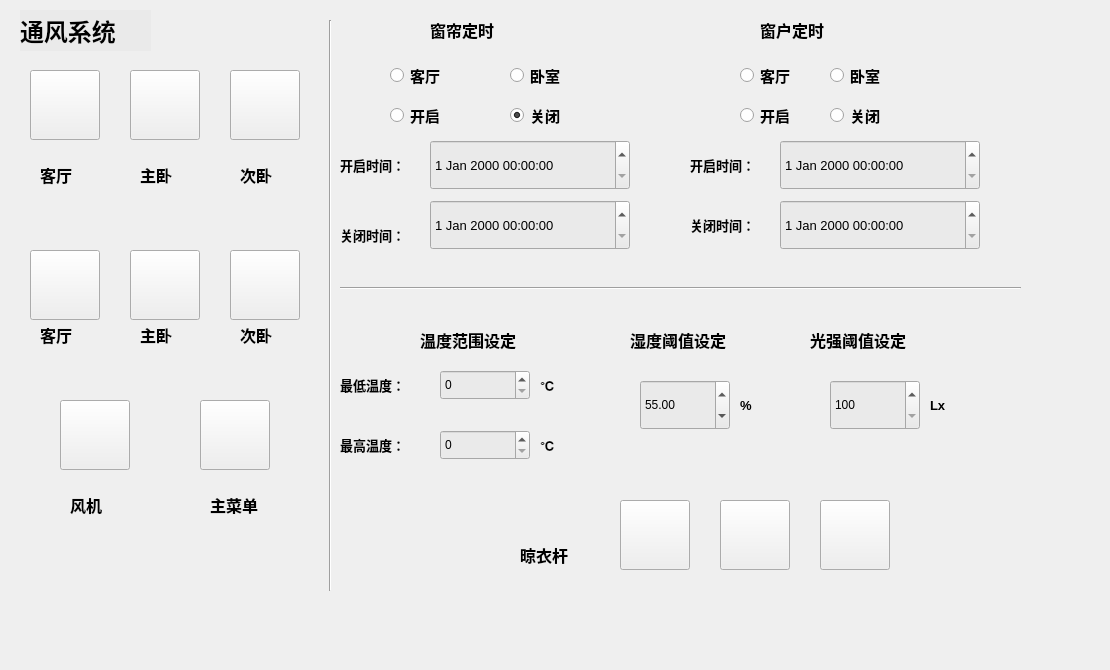
<?xml version="1.0" encoding="UTF-8"?>
<ui version="4.0">
 <class>TF_Menu</class>
 <widget class="QWidget" name="TF_Menu">
  <property name="geometry">
   <rect>
    <x>0</x>
    <y>0</y>
    <width>1110</width>
    <height>670</height>
   </rect>
  </property>
  <property name="windowTitle">
   <string>TF_Menu</string>
  </property>
  <widget class="QLabel" name="label_18">
   <property name="geometry">
    <rect>
     <x>340</x>
     <y>370</y>
     <width>90</width>
     <height>30</height>
    </rect>
   </property>
   <property name="font">
    <font>
     <family>Arial</family>
     <pointsize>10</pointsize>
     <weight>75</weight>
     <bold>true</bold>
    </font>
   </property>
   <property name="text">
    <string>最低温度：</string>
   </property>
  </widget>
  <widget class="QDateTimeEdit" name="StopTime1">
   <property name="geometry">
    <rect>
     <x>430</x>
     <y>200</y>
     <width>200</width>
     <height>50</height>
    </rect>
   </property>
   <property name="font">
    <font>
     <family>Arial</family>
     <pointsize>10</pointsize>
    </font>
   </property>
   <property name="styleSheet">
    <string notr="true">background-color: rgb(234, 234, 234);</string>
   </property>
  </widget>
  <widget class="QSpinBox" name="light_intensity">
   <property name="geometry">
    <rect>
     <x>830</x>
     <y>380</y>
     <width>90</width>
     <height>50</height>
    </rect>
   </property>
   <property name="styleSheet">
    <string notr="true">background-color: rgb(234, 234, 234);</string>
   </property>
   <property name="minimum">
    <number>100</number>
   </property>
   <property name="maximum">
    <number>999</number>
   </property>
   <property name="singleStep">
    <number>10</number>
   </property>
  </widget>
  <widget class="QLabel" name="label_15">
   <property name="geometry">
    <rect>
     <x>340</x>
     <y>220</y>
     <width>90</width>
     <height>30</height>
    </rect>
   </property>
   <property name="font">
    <font>
     <family>Arial</family>
     <pointsize>10</pointsize>
     <weight>75</weight>
     <bold>true</bold>
    </font>
   </property>
   <property name="text">
    <string>关闭时间：</string>
   </property>
  </widget>
  <widget class="QDateTimeEdit" name="StopTime2">
   <property name="geometry">
    <rect>
     <x>780</x>
     <y>200</y>
     <width>200</width>
     <height>50</height>
    </rect>
   </property>
   <property name="font">
    <font>
     <family>Arial</family>
     <pointsize>10</pointsize>
    </font>
   </property>
   <property name="styleSheet">
    <string notr="true">background-color: rgb(234, 234, 234);</string>
   </property>
  </widget>
  <widget class="QLabel" name="label_25">
   <property name="geometry">
    <rect>
     <x>930</x>
     <y>390</y>
     <width>30</width>
     <height>30</height>
    </rect>
   </property>
   <property name="font">
    <font>
     <family>Arial</family>
     <pointsize>10</pointsize>
     <weight>75</weight>
     <bold>true</bold>
    </font>
   </property>
   <property name="text">
    <string>Lx</string>
   </property>
  </widget>
  <widget class="QDoubleSpinBox" name="humidity">
   <property name="geometry">
    <rect>
     <x>640</x>
     <y>380</y>
     <width>90</width>
     <height>50</height>
    </rect>
   </property>
   <property name="styleSheet">
    <string notr="true">background-color: rgb(234, 234, 234);</string>
   </property>
   <property name="minimum">
    <double>45.000000000000000</double>
   </property>
   <property name="maximum">
    <double>100.000000000000000</double>
   </property>
   <property name="value">
    <double>55.000000000000000</double>
   </property>
  </widget>
  <widget class="QLabel" name="label_21">
   <property name="geometry">
    <rect>
     <x>540</x>
     <y>430</y>
     <width>30</width>
     <height>30</height>
    </rect>
   </property>
   <property name="font">
    <font>
     <family>Arial</family>
     <pointsize>10</pointsize>
     <weight>75</weight>
     <bold>true</bold>
    </font>
   </property>
   <property name="text">
    <string>℃</string>
   </property>
  </widget>
  <widget class="QLabel" name="label_4">
   <property name="geometry">
    <rect>
     <x>240</x>
     <y>160</y>
     <width>50</width>
     <height>30</height>
    </rect>
   </property>
   <property name="font">
    <font>
     <family>Arial</family>
     <pointsize>12</pointsize>
     <weight>75</weight>
     <bold>true</bold>
    </font>
   </property>
   <property name="text">
    <string>次卧</string>
   </property>
  </widget>
  <widget class="QLabel" name="label_14">
   <property name="geometry">
    <rect>
     <x>340</x>
     <y>150</y>
     <width>90</width>
     <height>30</height>
    </rect>
   </property>
   <property name="font">
    <font>
     <family>Arial</family>
     <pointsize>10</pointsize>
     <weight>75</weight>
     <bold>true</bold>
    </font>
   </property>
   <property name="text">
    <string>开启时间：</string>
   </property>
  </widget>
  <widget class="QLabel" name="label_23">
   <property name="geometry">
    <rect>
     <x>810</x>
     <y>330</y>
     <width>130</width>
     <height>20</height>
    </rect>
   </property>
   <property name="font">
    <font>
     <family>Arial</family>
     <pointsize>12</pointsize>
     <weight>75</weight>
     <bold>true</bold>
    </font>
   </property>
   <property name="text">
    <string>光强阈值设定</string>
   </property>
  </widget>
  <widget class="QSpinBox" name="tem_min">
   <property name="geometry">
    <rect>
     <x>440</x>
     <y>370</y>
     <width>90</width>
     <height>30</height>
    </rect>
   </property>
   <property name="styleSheet">
    <string notr="true">background-color: rgb(234, 234, 234);</string>
   </property>
   <property name="maximum">
    <number>50</number>
   </property>
  </widget>
  <widget class="QLabel" name="label_11">
   <property name="geometry">
    <rect>
     <x>430</x>
     <y>20</y>
     <width>131</width>
     <height>20</height>
    </rect>
   </property>
   <property name="font">
    <font>
     <family>Arial</family>
     <pointsize>12</pointsize>
     <weight>75</weight>
     <bold>true</bold>
    </font>
   </property>
   <property name="text">
    <string>窗帘定时</string>
   </property>
  </widget>
  <widget class="QPushButton" name="win_bed2">
   <property name="geometry">
    <rect>
     <x>230</x>
     <y>250</y>
     <width>70</width>
     <height>70</height>
    </rect>
   </property>
   <property name="styleSheet">
    <string notr="true">border-image: url(:/window.png);</string>
   </property>
   <property name="text">
    <string/>
   </property>
  </widget>
  <widget class="QLabel" name="label_9">
   <property name="geometry">
    <rect>
     <x>520</x>
     <y>540</y>
     <width>65</width>
     <height>30</height>
    </rect>
   </property>
   <property name="font">
    <font>
     <family>Arial</family>
     <pointsize>12</pointsize>
     <weight>75</weight>
     <bold>true</bold>
    </font>
   </property>
   <property name="text">
    <string>晾衣杆</string>
   </property>
  </widget>
  <widget class="QLabel" name="label_17">
   <property name="geometry">
    <rect>
     <x>690</x>
     <y>210</y>
     <width>90</width>
     <height>30</height>
    </rect>
   </property>
   <property name="font">
    <font>
     <family>Arial</family>
     <pointsize>10</pointsize>
     <weight>75</weight>
     <bold>true</bold>
    </font>
   </property>
   <property name="text">
    <string>关闭时间：</string>
   </property>
  </widget>
  <widget class="QLabel" name="label">
   <property name="geometry">
    <rect>
     <x>20</x>
     <y>10</y>
     <width>131</width>
     <height>41</height>
    </rect>
   </property>
   <property name="font">
    <font>
     <family>Arial</family>
     <pointsize>18</pointsize>
     <weight>75</weight>
     <bold>true</bold>
    </font>
   </property>
   <property name="styleSheet">
    <string notr="true">background-color: rgb(234, 234, 234);</string>
   </property>
   <property name="text">
    <string>通风系统</string>
   </property>
  </widget>
  <widget class="QRadioButton" name="radioButton3">
   <property name="geometry">
    <rect>
     <x>740</x>
     <y>100</y>
     <width>70</width>
     <height>30</height>
    </rect>
   </property>
   <property name="font">
    <font>
     <family>Arial</family>
     <pointsize>11</pointsize>
     <weight>75</weight>
     <bold>true</bold>
    </font>
   </property>
   <property name="text">
    <string>开启</string>
   </property>
  </widget>
  <widget class="QRadioButton" name="radioButton1">
   <property name="geometry">
    <rect>
     <x>390</x>
     <y>100</y>
     <width>70</width>
     <height>30</height>
    </rect>
   </property>
   <property name="font">
    <font>
     <family>Arial</family>
     <pointsize>11</pointsize>
     <weight>75</weight>
     <bold>true</bold>
    </font>
   </property>
   <property name="text">
    <string>开启</string>
   </property>
  </widget>
  <widget class="Line" name="line">
   <property name="geometry">
    <rect>
     <x>320</x>
     <y>20</y>
     <width>20</width>
     <height>571</height>
    </rect>
   </property>
   <property name="orientation">
    <enum>Qt::Vertical</enum>
   </property>
  </widget>
  <widget class="QPushButton" name="cur_bed1">
   <property name="geometry">
    <rect>
     <x>130</x>
     <y>70</y>
     <width>70</width>
     <height>70</height>
    </rect>
   </property>
   <property name="styleSheet">
    <string notr="true">border-image: url(:/curtain.png);</string>
   </property>
   <property name="text">
    <string/>
   </property>
  </widget>
  <widget class="QDateTimeEdit" name="StartTime1">
   <property name="geometry">
    <rect>
     <x>430</x>
     <y>140</y>
     <width>200</width>
     <height>50</height>
    </rect>
   </property>
   <property name="font">
    <font>
     <family>Arial</family>
     <pointsize>10</pointsize>
    </font>
   </property>
   <property name="styleSheet">
    <string notr="true">background-color: rgb(234, 234, 234);</string>
   </property>
  </widget>
  <widget class="QPushButton" name="win_living">
   <property name="geometry">
    <rect>
     <x>30</x>
     <y>250</y>
     <width>70</width>
     <height>70</height>
    </rect>
   </property>
   <property name="styleSheet">
    <string notr="true">border-image: url(:/window.png);</string>
   </property>
   <property name="text">
    <string/>
   </property>
  </widget>
  <widget class="QLabel" name="label_24">
   <property name="geometry">
    <rect>
     <x>740</x>
     <y>390</y>
     <width>30</width>
     <height>30</height>
    </rect>
   </property>
   <property name="font">
    <font>
     <family>Arial</family>
     <pointsize>10</pointsize>
     <weight>75</weight>
     <bold>true</bold>
    </font>
   </property>
   <property name="text">
    <string>%</string>
   </property>
  </widget>
  <widget class="QLabel" name="label_12">
   <property name="geometry">
    <rect>
     <x>760</x>
     <y>20</y>
     <width>130</width>
     <height>20</height>
    </rect>
   </property>
   <property name="font">
    <font>
     <family>Arial</family>
     <pointsize>12</pointsize>
     <weight>75</weight>
     <bold>true</bold>
    </font>
   </property>
   <property name="text">
    <string>窗户定时</string>
   </property>
  </widget>
  <widget class="QSpinBox" name="tem_max">
   <property name="geometry">
    <rect>
     <x>440</x>
     <y>430</y>
     <width>90</width>
     <height>30</height>
    </rect>
   </property>
   <property name="styleSheet">
    <string notr="true">background-color: rgb(234, 234, 234);</string>
   </property>
   <property name="maximum">
    <number>50</number>
   </property>
  </widget>
  <widget class="QLabel" name="label_3">
   <property name="geometry">
    <rect>
     <x>140</x>
     <y>160</y>
     <width>50</width>
     <height>30</height>
    </rect>
   </property>
   <property name="font">
    <font>
     <family>Arial</family>
     <pointsize>12</pointsize>
     <weight>75</weight>
     <bold>true</bold>
    </font>
   </property>
   <property name="text">
    <string>主卧</string>
   </property>
  </widget>
  <widget class="QLabel" name="label_8">
   <property name="geometry">
    <rect>
     <x>70</x>
     <y>490</y>
     <width>50</width>
     <height>30</height>
    </rect>
   </property>
   <property name="font">
    <font>
     <family>Arial</family>
     <pointsize>12</pointsize>
     <weight>75</weight>
     <bold>true</bold>
    </font>
   </property>
   <property name="text">
    <string>风机</string>
   </property>
  </widget>
  <widget class="QPushButton" name="cur_living">
   <property name="geometry">
    <rect>
     <x>30</x>
     <y>70</y>
     <width>70</width>
     <height>70</height>
    </rect>
   </property>
   <property name="styleSheet">
    <string notr="true">border-image: url(:/curtain.png);</string>
   </property>
   <property name="text">
    <string/>
   </property>
  </widget>
  <widget class="QDateTimeEdit" name="StartTime2">
   <property name="geometry">
    <rect>
     <x>780</x>
     <y>140</y>
     <width>200</width>
     <height>50</height>
    </rect>
   </property>
   <property name="font">
    <font>
     <family>Arial</family>
     <pointsize>10</pointsize>
    </font>
   </property>
   <property name="styleSheet">
    <string notr="true">background-color: rgb(234, 234, 234);

</string>
   </property>
  </widget>
  <widget class="QPushButton" name="draught">
   <property name="geometry">
    <rect>
     <x>60</x>
     <y>400</y>
     <width>70</width>
     <height>70</height>
    </rect>
   </property>
   <property name="styleSheet">
    <string notr="true">border-image: url(:/fan.png);</string>
   </property>
   <property name="text">
    <string/>
   </property>
  </widget>
  <widget class="QLabel" name="label_6">
   <property name="geometry">
    <rect>
     <x>140</x>
     <y>320</y>
     <width>50</width>
     <height>30</height>
    </rect>
   </property>
   <property name="font">
    <font>
     <family>Arial</family>
     <pointsize>12</pointsize>
     <weight>75</weight>
     <bold>true</bold>
    </font>
   </property>
   <property name="text">
    <string>主卧</string>
   </property>
  </widget>
  <widget class="Line" name="line_2">
   <property name="geometry">
    <rect>
     <x>340</x>
     <y>280</y>
     <width>681</width>
     <height>16</height>
    </rect>
   </property>
   <property name="orientation">
    <enum>Qt::Horizontal</enum>
   </property>
  </widget>
  <widget class="QLabel" name="label_13">
   <property name="geometry">
    <rect>
     <x>420</x>
     <y>330</y>
     <width>130</width>
     <height>20</height>
    </rect>
   </property>
   <property name="font">
    <font>
     <family>Arial</family>
     <pointsize>12</pointsize>
     <weight>75</weight>
     <bold>true</bold>
    </font>
   </property>
   <property name="text">
    <string>温度范围设定</string>
   </property>
  </widget>
  <widget class="QPushButton" name="home">
   <property name="geometry">
    <rect>
     <x>200</x>
     <y>400</y>
     <width>70</width>
     <height>70</height>
    </rect>
   </property>
   <property name="font">
    <font>
     <family>Arial</family>
     <pointsize>12</pointsize>
     <weight>75</weight>
     <bold>true</bold>
    </font>
   </property>
   <property name="styleSheet">
    <string notr="true">border-image: url(:/menu.png);</string>
   </property>
   <property name="text">
    <string/>
   </property>
  </widget>
  <widget class="QLabel" name="label_16">
   <property name="geometry">
    <rect>
     <x>690</x>
     <y>150</y>
     <width>90</width>
     <height>30</height>
    </rect>
   </property>
   <property name="font">
    <font>
     <family>Arial</family>
     <pointsize>10</pointsize>
     <weight>75</weight>
     <bold>true</bold>
    </font>
   </property>
   <property name="text">
    <string>开启时间：</string>
   </property>
  </widget>
  <widget class="QLabel" name="label_22">
   <property name="geometry">
    <rect>
     <x>630</x>
     <y>330</y>
     <width>130</width>
     <height>20</height>
    </rect>
   </property>
   <property name="font">
    <font>
     <family>Arial</family>
     <pointsize>12</pointsize>
     <weight>75</weight>
     <bold>true</bold>
    </font>
   </property>
   <property name="text">
    <string>湿度阈值设定</string>
   </property>
  </widget>
  <widget class="QLabel" name="label_19">
   <property name="geometry">
    <rect>
     <x>340</x>
     <y>430</y>
     <width>90</width>
     <height>30</height>
    </rect>
   </property>
   <property name="font">
    <font>
     <family>Arial</family>
     <pointsize>10</pointsize>
     <weight>75</weight>
     <bold>true</bold>
    </font>
   </property>
   <property name="text">
    <string>最高温度：</string>
   </property>
  </widget>
  <widget class="QLabel" name="label_20">
   <property name="geometry">
    <rect>
     <x>540</x>
     <y>370</y>
     <width>30</width>
     <height>30</height>
    </rect>
   </property>
   <property name="font">
    <font>
     <family>Arial</family>
     <pointsize>10</pointsize>
     <weight>75</weight>
     <bold>true</bold>
    </font>
   </property>
   <property name="text">
    <string>℃</string>
   </property>
  </widget>
  <widget class="QLabel" name="label_2">
   <property name="geometry">
    <rect>
     <x>40</x>
     <y>160</y>
     <width>50</width>
     <height>30</height>
    </rect>
   </property>
   <property name="font">
    <font>
     <family>Arial</family>
     <pointsize>12</pointsize>
     <weight>75</weight>
     <bold>true</bold>
    </font>
   </property>
   <property name="text">
    <string>客厅</string>
   </property>
  </widget>
  <widget class="QPushButton" name="win_bed1">
   <property name="geometry">
    <rect>
     <x>130</x>
     <y>250</y>
     <width>70</width>
     <height>70</height>
    </rect>
   </property>
   <property name="styleSheet">
    <string notr="true">border-image: url(:/window.png);</string>
   </property>
   <property name="text">
    <string/>
   </property>
  </widget>
  <widget class="QPushButton" name="cur_bed2">
   <property name="geometry">
    <rect>
     <x>230</x>
     <y>70</y>
     <width>70</width>
     <height>70</height>
    </rect>
   </property>
   <property name="styleSheet">
    <string notr="true">border-image: url(:/curtain.png);</string>
   </property>
   <property name="text">
    <string/>
   </property>
  </widget>
  <widget class="QLabel" name="label_10">
   <property name="geometry">
    <rect>
     <x>210</x>
     <y>490</y>
     <width>65</width>
     <height>30</height>
    </rect>
   </property>
   <property name="font">
    <font>
     <family>Arial</family>
     <pointsize>12</pointsize>
     <weight>75</weight>
     <bold>true</bold>
    </font>
   </property>
   <property name="text">
    <string>主菜单</string>
   </property>
  </widget>
  <widget class="QRadioButton" name="radioButton4">
   <property name="geometry">
    <rect>
     <x>830</x>
     <y>100</y>
     <width>70</width>
     <height>30</height>
    </rect>
   </property>
   <property name="font">
    <font>
     <family>Arial</family>
     <pointsize>11</pointsize>
     <weight>75</weight>
     <bold>true</bold>
    </font>
   </property>
   <property name="text">
    <string>关闭</string>
   </property>
  </widget>
  <widget class="QRadioButton" name="radioButton2">
   <property name="geometry">
    <rect>
     <x>510</x>
     <y>100</y>
     <width>70</width>
     <height>30</height>
    </rect>
   </property>
   <property name="font">
    <font>
     <family>Arial</family>
     <pointsize>11</pointsize>
     <weight>75</weight>
     <bold>true</bold>
    </font>
   </property>
   <property name="acceptDrops">
    <bool>false</bool>
   </property>
   <property name="text">
    <string>关闭</string>
   </property>
   <property name="checked">
    <bool>true</bool>
   </property>
  </widget>
  <widget class="QLabel" name="label_7">
   <property name="geometry">
    <rect>
     <x>240</x>
     <y>320</y>
     <width>50</width>
     <height>30</height>
    </rect>
   </property>
   <property name="font">
    <font>
     <family>Arial</family>
     <pointsize>12</pointsize>
     <weight>75</weight>
     <bold>true</bold>
    </font>
   </property>
   <property name="text">
    <string>次卧</string>
   </property>
  </widget>
  <widget class="QLabel" name="label_5">
   <property name="geometry">
    <rect>
     <x>40</x>
     <y>320</y>
     <width>50</width>
     <height>30</height>
    </rect>
   </property>
   <property name="font">
    <font>
     <family>Arial</family>
     <pointsize>12</pointsize>
     <weight>75</weight>
     <bold>true</bold>
    </font>
   </property>
   <property name="text">
    <string>客厅</string>
   </property>
  </widget>
  <widget class="QLabel" name="label_26">
   <property name="geometry">
    <rect>
     <x>520</x>
     <y>490</y>
     <width>50</width>
     <height>50</height>
    </rect>
   </property>
   <property name="styleSheet">
    <string notr="true">border-image: url(:/hanger.png);</string>
   </property>
   <property name="text">
    <string/>
   </property>
  </widget>
  <widget class="QPushButton" name="pole_up">
   <property name="geometry">
    <rect>
     <x>620</x>
     <y>500</y>
     <width>70</width>
     <height>70</height>
    </rect>
   </property>
   <property name="styleSheet">
    <string notr="true">border-image: url(:/up.png);</string>
   </property>
   <property name="text">
    <string/>
   </property>
  </widget>
  <widget class="QPushButton" name="pole_down">
   <property name="geometry">
    <rect>
     <x>720</x>
     <y>500</y>
     <width>70</width>
     <height>70</height>
    </rect>
   </property>
   <property name="styleSheet">
    <string notr="true">border-image: url(:/down.png);</string>
   </property>
   <property name="text">
    <string/>
   </property>
  </widget>
  <widget class="QPushButton" name="pole_stop">
   <property name="geometry">
    <rect>
     <x>820</x>
     <y>500</y>
     <width>70</width>
     <height>70</height>
    </rect>
   </property>
   <property name="styleSheet">
    <string notr="true">border-image: url(:/stop.png);</string>
   </property>
   <property name="text">
    <string/>
   </property>
  </widget>
  <widget class="QRadioButton" name="radioButton5">
   <property name="geometry">
    <rect>
     <x>390</x>
     <y>60</y>
     <width>120</width>
     <height>30</height>
    </rect>
   </property>
   <property name="font">
    <font>
     <family>Arial</family>
     <pointsize>11</pointsize>
     <weight>75</weight>
     <bold>true</bold>
    </font>
   </property>
   <property name="text">
    <string>客厅</string>
   </property>
  </widget>
  <widget class="QRadioButton" name="radioButton6">
   <property name="geometry">
    <rect>
     <x>510</x>
     <y>60</y>
     <width>70</width>
     <height>30</height>
    </rect>
   </property>
   <property name="font">
    <font>
     <family>Arial</family>
     <pointsize>11</pointsize>
     <weight>75</weight>
     <bold>true</bold>
    </font>
   </property>
   <property name="text">
    <string>卧室</string>
   </property>
  </widget>
  <widget class="QRadioButton" name="radioButton7">
   <property name="geometry">
    <rect>
     <x>740</x>
     <y>60</y>
     <width>70</width>
     <height>30</height>
    </rect>
   </property>
   <property name="font">
    <font>
     <family>Arial</family>
     <pointsize>11</pointsize>
     <weight>75</weight>
     <bold>true</bold>
    </font>
   </property>
   <property name="text">
    <string>客厅</string>
   </property>
  </widget>
  <widget class="QRadioButton" name="radioButton8">
   <property name="geometry">
    <rect>
     <x>830</x>
     <y>60</y>
     <width>70</width>
     <height>30</height>
    </rect>
   </property>
   <property name="font">
    <font>
     <family>Arial</family>
     <pointsize>11</pointsize>
     <weight>75</weight>
     <bold>true</bold>
    </font>
   </property>
   <property name="text">
    <string>卧室</string>
   </property>
  </widget>
 </widget>
 <layoutdefault spacing="6" margin="11"/>
 <resources/>
 <connections/>
</ui>
